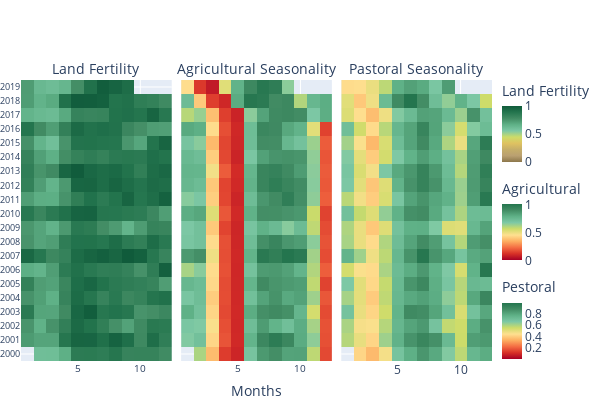

The notebook cell saved with this chart:
### Code cell
fig = make_subplots(rows = 1, cols =3, shared_yaxes=True, horizontal_spacing=0.02, subplot_titles=("Land Fertility", "Agricultural Seasonality","Pastoral Seasonality"))

fig.append_trace(go.Heatmap(
    x=ndvi_norm['Weiwei'].index.month,
    y=ndvi_norm['Weiwei'].index.year,
    z=ndvi_norm['Weiwei'],
    colorscale=[[0.0, "rgb(140,119,75)"],
                [0.1111111111111111, "rgb(186,160,113)"],
                [0.2222222222222222, "rgb(197,174,105)"],
                [0.3333333333333333, "rgb(223,194,97)"],
                [0.4444444444444444, "rgb(205,220,105)"],
                [0.5555555555555556, "rgb(125,200,165)"],
                [0.6666666666666666, "rgb(95,177,135)"],
                [0.7777777777777778, "rgb(66,140,100)"],
                [0.8888888888888888, "rgb(36,117,78)"],
                [1.0, "rgb(16,91,59)"]],
    colorbar=dict(title="Land Fertility", x=1, y=0.85, lenmode="pixels", len = 100, thickness=20),
    zmid = 0.5
), row=1, col=1)

fig.append_trace(go.Heatmap(
    x = agri_seasonality['Weiwei'].index.month,
    y = agri_seasonality['Weiwei'].index.year,
    z = agri_seasonality['Weiwei'], 
    colorscale=[[0.0, "rgb(165,0,38)"],
                [0.1111111111111111, "rgb(215,48,39)"],
                [0.2222222222222222, "rgb(244,109,67)"],
                [0.3333333333333333, "rgb(253,174,97)"],
                [0.4444444444444444, "rgb(254,224,144)"],
                [0.5555555555555556, "rgb(205,220,105)"],
                [0.6666666666666666, "rgb(125,200,165)"],
                [0.7777777777777778, "rgb(95,177,135)"],
                [0.8888888888888888, "rgb(66,140,100)"],
                [1.0, "rgb(36,117,78)"]],
    colorbar=dict(title="Agricultural",x=1, y=0.5, lenmode="pixels", len = 100, thickness=20),
    zmid = 0.5
    ), row=1, col=2)

fig.append_trace(go.Heatmap(
    x=past_seasonality['Weiwei'].index.month,
    y=past_seasonality['Weiwei'].index.year,
    z=past_seasonality['Weiwei'],
    colorscale=[[0.0, "rgb(165,0,38)"],
                [0.1111111111111111, "rgb(215,48,39)"],
                [0.2222222222222222, "rgb(244,109,67)"],
                [0.3333333333333333, "rgb(253,174,97)"],
                [0.4444444444444444, "rgb(254,224,144)"],
                [0.5555555555555556, "rgb(205,220,105)"],
                [0.6666666666666666, "rgb(125,200,165)"],
                [0.7777777777777778, "rgb(95,177,135)"],
                [0.8888888888888888, "rgb(66,140,100)"],
                [1.0, "rgb(36,117,78)"]],
    colorbar=dict(title="Pestoral", x=1, y=0.15, lenmode="pixels", len = 100, thickness=20),
    zmid = 0.5
), row=1, col=3)

for i in fig['layout']['annotations']:
    i['font'] = dict(size=13.5)

fig.update_layout(
    height = 400,
    width = 600,
    margin= dict(l=0, r=20, t=80, b=10),
    xaxis = dict(
        tickfont=dict(
            size=10
        )
    ),
    xaxis2 = dict(
        title = 'Months',
        tickfont=dict(
            size=10
        )
    ),
    yaxis = dict(
        type = 'category',
        tickfont=dict(
            size=9
        )
    ),
    title= { 
#         'text':'Weiwei Seasonality',
        'y':0.92,
        'x':0.5,
        'xanchor': 'center',
        'yanchor': 'top'}
)

fig.show()

### Figure 1 — Plotly figure (JSON) as saved in the notebook; plotly's stock layout.template omitted (floating-point values rounded to 4 significant figures; data arrays with more than 128 entries replaced by an {"elided": "..."} marker saying what was removed)
{"data": [{"colorbar": {"len": 100, "lenmode": "pixels", "thickness": 20, "title": {"text": "Land Fertility"}, "x": 1, "y": 0.85}, "colorscale": [[0, "rgb(140,119,75)"], [0.1111, "rgb(186,160,113)"], [0.2222, "rgb(197,174,105)"], [0.3333, "rgb(223,194,97)"], [0.4444, "rgb(205,220,105)"], [0.5556, "rgb(125,200,165)"], [0.6667, "rgb(95,177,135)"], [0.7778, "rgb(66,140,100)"], [0.8889, "rgb(36,117,78)"], [1, "rgb(16,91,59)"]], "type": "heatmap", "x": {"elided": "236 int values"}, "xaxis": "x", "y": {"elided": "236 int values"}, "yaxis": "y", "z": {"elided": "236 float values"}, "zmid": 0.5}, {"colorbar": {"len": 100, "lenmode": "pixels", "thickness": 20, "title": {"text": "Agricultural"}, "x": 1, "y": 0.5}, "colorscale": [[0, "rgb(165,0,38)"], [0.1111, "rgb(215,48,39)"], [0.2222, "rgb(244,109,67)"], [0.3333, "rgb(253,174,97)"], [0.4444, "rgb(254,224,144)"], [0.5556, "rgb(205,220,105)"], [0.6667, "rgb(125,200,165)"], [0.7778, "rgb(95,177,135)"], [0.8889, "rgb(66,140,100)"], [1, "rgb(36,117,78)"]], "type": "heatmap", "x": {"elided": "236 int values"}, "xaxis": "x2", "y": {"elided": "236 int values"}, "yaxis": "y2", "z": {"elided": "236 float values"}, "zmid": 0.5}, {"colorbar": {"len": 100, "lenmode": "pixels", "thickness": 20, "title": {"text": "Pestoral"}, "x": 1, "y": 0.15}, "colorscale": [[0, "rgb(165,0,38)"], [0.1111, "rgb(215,48,39)"], [0.2222, "rgb(244,109,67)"], [0.3333, "rgb(253,174,97)"], [0.4444, "rgb(254,224,144)"], [0.5556, "rgb(205,220,105)"], [0.6667, "rgb(125,200,165)"], [0.7778, "rgb(95,177,135)"], [0.8889, "rgb(66,140,100)"], [1, "rgb(36,117,78)"]], "type": "heatmap", "x": {"elided": "236 int values"}, "xaxis": "x3", "y": {"elided": "236 int values"}, "yaxis": "y3", "z": {"elided": "236 float values"}, "zmid": 0.5}], "layout": {"annotations": [{"font": {"size": 13.5}, "showarrow": false, "text": "Land Fertility", "x": 0.16, "xanchor": "center", "xref": "paper", "y": 1, "yanchor": "bottom", "yref": "paper"}, {"font": {"size": 13.5}, "showarrow": false, "text": "Agricultural Seasonality", "x": 0.5, "xanchor": "center", "xref": "paper", "y": 1, "yanchor": "bottom", "yref": "paper"}, {"font": {"size": 13.5}, "showarrow": false, "text": "Pastoral Seasonality", "x": 0.84, "xanchor": "center", "xref": "paper", "y": 1, "yanchor": "bottom", "yref": "paper"}], "height": 400, "margin": {"b": 10, "l": 0, "r": 20, "t": 80}, "title": {"x": 0.5, "xanchor": "center", "y": 0.92, "yanchor": "top"}, "width": 600, "xaxis": {"anchor": "y", "domain": [0, 0.32], "tickfont": {"size": 10}}, "xaxis2": {"anchor": "y2", "domain": [0.34, 0.66], "tickfont": {"size": 10}, "title": {"text": "Months"}}, "xaxis3": {"anchor": "y3", "domain": [0.68, 1]}, "yaxis": {"anchor": "x", "domain": [0, 1], "tickfont": {"size": 9}, "type": "category"}, "yaxis2": {"anchor": "x2", "domain": [0, 1], "matches": "y", "showticklabels": false}, "yaxis3": {"anchor": "x3", "domain": [0, 1], "matches": "y", "showticklabels": false}}}
